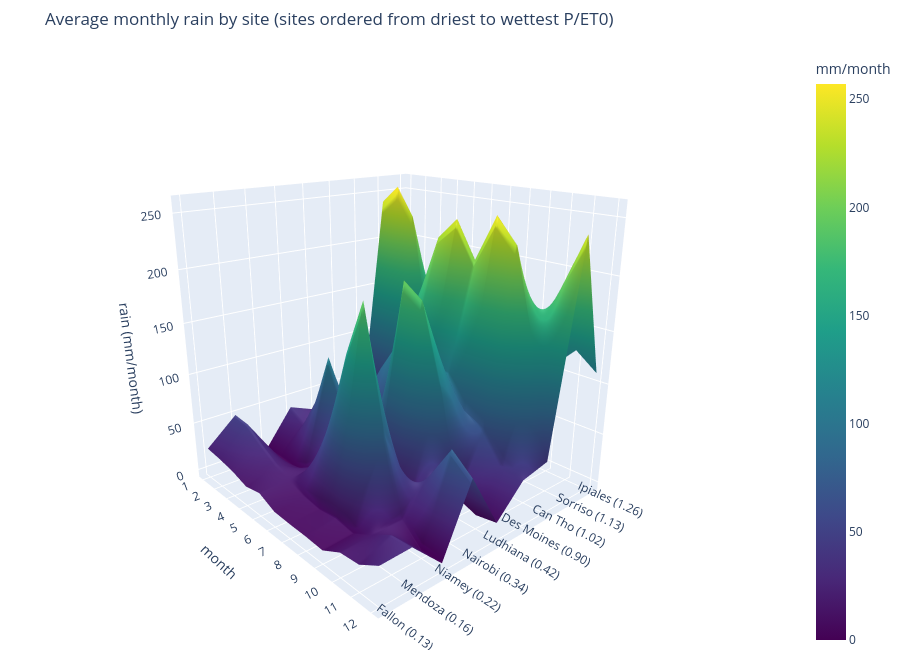

Write notebook code for a chart like this one.
### Markdown cell above
## 5 · Rainfall climate by site and month

Sites on one axis (ordered from driest to wettest by P/ET0), months on the other, height = average monthly rain.
It shows at a glance which climates have a monsoon (one tall ridge), two seasons, or no season at all.

### Code cell
order = summ["P/ET0"].sort_values().index.tolist()
Z = np.array([ct.monthly_series(data[n], "PRECTOTCORR").groupby(lambda d: d.month).mean().values for n in order])
fig = go.Figure(go.Surface(x=list(range(1, 13)), y=list(range(len(order))), z=Z, colorscale="Viridis", colorbar=dict(title="mm/month"),
                           hovertemplate="month %{x}<br>%{text}<br>%{z:.0f} mm<extra></extra>",
                           text=[[n] * 12 for n in order]))
fig.update_layout(title="Average monthly rain by site (sites ordered from driest to wettest P/ET0)", height=650,
                  scene=dict(xaxis=dict(title="month", tickvals=list(range(1, 13))),
                             yaxis=dict(title="", tickvals=list(range(len(order))), ticktext=[f"{n} ({summ.loc[n,'P/ET0']:.2f})" for n in order]),
                             zaxis=dict(title="rain (mm/month)"), camera=dict(eye=dict(x=1.7, y=-1.5, z=0.8))),
                  margin=dict(l=0, r=0, t=50, b=0))
save(fig, "3d_04_rain_by_site_month"); fig.show()

### Figure 1 — Plotly figure (JSON) as saved in the notebook; plotly's stock layout.template omitted (floating-point values rounded to 4 significant figures)
{"data": [{"colorbar": {"title": {"text": "mm/month"}}, "colorscale": [[0, "#440154"], [0.1111, "#482878"], [0.2222, "#3e4989"], [0.3333, "#31688e"], [0.4444, "#26828e"], [0.5556, "#1f9e89"], [0.6667, "#35b779"], [0.7778, "#6ece58"], [0.8889, "#b5de2b"], [1, "#fde725"]], "hovertemplate": "month %{x}<br>%{text}<br>%{z:.0f} mm<extra></extra>", "text": ["['Fallon', 'Fallon', 'Fallon', 'Fallon', 'Fallon', 'Fallon', 'Fallon', 'Fallon', 'Fallon', 'Fallon', 'Fallon', 'Fallon']", "['Mendoza', 'Mendoza', 'Mendoza', 'Mendoza', 'Mendoza', 'Mendoza', 'Mendoza', 'Mendoza', 'Mendoza', 'Mendoza', 'Mendoza', 'Mendoza']", "['Niamey', 'Niamey', 'Niamey', 'Niamey', 'Niamey', 'Niamey', 'Niamey', 'Niamey', 'Niamey', 'Niamey', 'Niamey', 'Niamey']", "['Nairobi', 'Nairobi', 'Nairobi', 'Nairobi', 'Nairobi', 'Nairobi', 'Nairobi', 'Nairobi', 'Nairobi', 'Nairobi', 'Nairobi', 'Nairobi']", "['Ludhiana', 'Ludhiana', 'Ludhiana', 'Ludhiana', 'Ludhiana', 'Ludhiana', 'Ludhiana', 'Ludhiana', 'Ludhiana', 'Ludhiana', 'Ludhiana', 'Ludhiana']", "['Des Moines', 'Des Moines', 'Des Moines', 'Des Moines', 'Des Moines', 'Des Moines', 'Des Moines', 'Des Moines', 'Des Moines', 'Des Moines', 'Des Moines', 'Des Moines']", "['Can Tho', 'Can Tho', 'Can Tho', 'Can Tho', 'Can Tho', 'Can Tho', 'Can Tho', 'Can Tho', 'Can Tho', 'Can Tho', 'Can Tho', 'Can Tho']", "['Sorriso', 'Sorriso', 'Sorriso', 'Sorriso', 'Sorriso', 'Sorriso', 'Sorriso', 'Sorriso', 'Sorriso', 'Sorriso', 'Sorriso', 'Sorriso']", "['Ipiales', 'Ipiales', 'Ipiales', 'Ipiales', 'Ipiales', 'Ipiales', 'Ipiales', 'Ipiales', 'Ipiales', 'Ipiales', 'Ipiales', 'Ipiales']"], "type": "surface", "x": [1, 2, 3, 4, 5, 6, 7, 8, 9, 10, 11, 12], "y": [0, 1, 2, 3, 4, 5, 6, 7, 8], "z": [[23.04, 20.8, 17.47, 11.89, 15.2, 7.407, 6.511, 6.161, 4.964, 15.12, 16.86, 28.56], [49.12, 47.09, 34.59, 23.72, 16.91, 11.17, 8.264, 10.71, 7.3, 16.7, 28.33, 29.42], [0.0528, 0.594, 0.628, 6.269, 21.5, 79.39, 143.6, 194.3, 89.8, 18.75, 0.136, 0.0096], [38.62, 27.9, 60.95, 113.4, 67.47, 22.79, 16.8, 22.78, 18.96, 47.74, 79.92, 63.42], [26.45, 29.52, 29.24, 19.37, 26.98, 85.64, 195.6, 182.2, 110.5, 12.99, 5.672, 9.281], [24.45, 26.63, 49.8, 85.74, 115.9, 124.6, 99.79, 102.1, 78.2, 70.02, 42.17, 37.42], [18.89, 9.857, 24.35, 56.49, 165.5, 221.6, 241.5, 207.9, 250.3, 227.9, 136.8, 43.71], [239.3, 257.0, 228.9, 109.4, 26.89, 8.767, 5.77, 7.306, 47.76, 143.0, 188.5, 239.8], [88.06, 89.13, 121.2, 132.3, 106.1, 87.58, 53.51, 37.76, 47.81, 105.0, 126.1, 110.4]]}], "layout": {"height": 650, "margin": {"b": 0, "l": 0, "r": 0, "t": 50}, "scene": {"camera": {"eye": {"x": 1.7, "y": -1.5, "z": 0.8}}, "xaxis": {"tickvals": [1, 2, 3, 4, 5, 6, 7, 8, 9, 10, 11, 12], "title": {"text": "month"}}, "yaxis": {"ticktext": ["Fallon (0.13)", "Mendoza (0.16)", "Niamey (0.22)", "Nairobi (0.34)", "Ludhiana (0.42)", "Des Moines (0.90)", "Can Tho (1.02)", "Sorriso (1.13)", "Ipiales (1.26)"], "tickvals": [0, 1, 2, 3, 4, 5, 6, 7, 8], "title": {"text": ""}}, "zaxis": {"title": {"text": "rain (mm/month)"}}}, "title": {"text": "Average monthly rain by site (sites ordered from driest to wettest P/ET0)"}}}
